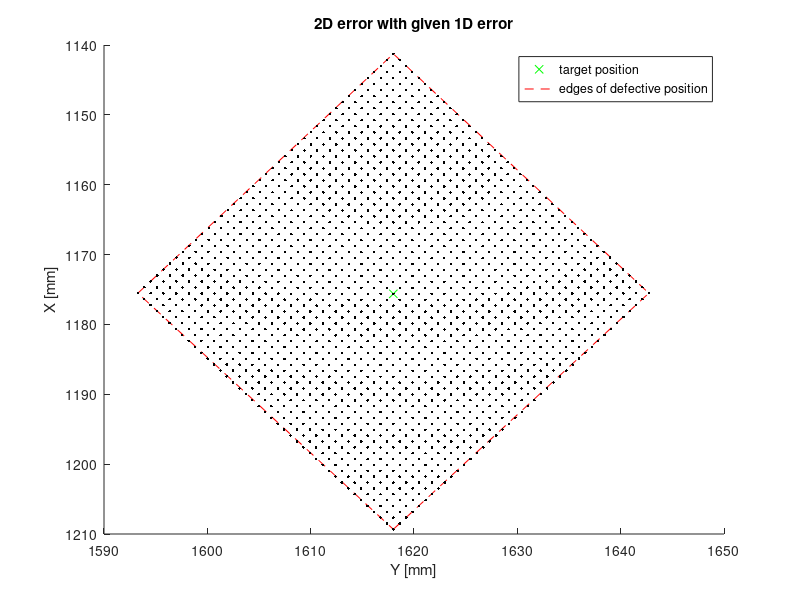

MATLAB code to generate this figure:
clearvars;

dpos = 20;          % error in mm (+)
dneg = 20;          % error in mm (-)
r1 = 2000;          % length of rope 1
r2 = 2000;          % length of rope 2
AnchorYOffset = 3236;

r1d = linspace(r1-dneg, r1+dpos, dneg + dpos + 1)';
r2d = linspace(r2-dneg, r2+dpos, dneg + dpos + 1)';
idx1 = reshape(repmat(1:length(r1d), length(r2d), 1), 1, []); 
idx2 = repmat(1:length(r2d), 1, length(r1d));
combinations_all = [r1d(idx1), r2d(idx2)];

% combining the edges is enough to get the square
combinations = [r1+dpos r2+dpos; r1+dpos r2-dneg; r1-dneg r2-dneg; r1-dneg r2+dpos];

y = (combinations(:,1).^2 - combinations(:,2).^2 + AnchorYOffset^2)/(2*AnchorYOffset);
x = sqrt((combinations(:,1).^2 - y.^2));

y_all = (combinations_all(:,1).^2 - combinations_all(:,2).^2 + AnchorYOffset^2)/(2*AnchorYOffset);
x_all = sqrt((combinations_all(:,1).^2 - y_all.^2));

y_real = (r1.^2 - r2.^2 + AnchorYOffset^2)/(2*AnchorYOffset);
x_real = sqrt(r1.^2 - y_real.^2);


close all;
figure;
hold on;
title("2D error with given 1D error");
set(gca,'YDir','reverse');      % reverse direction of y axis
xlabel("Y [mm]");
ylabel("X [mm]");
plot(y_real, x_real, 'gx');
plot([y; y(1)], [x; x(1)], 'r--'); % Add first point to the end, to draw last line of polygon
plot(y_all, x_all, 'k.');
legend("target position", "edges of defective position", 'Location' ,'best');

%% Maximum error per dimension
x_err_max = max(x_all) - x_real;
x_err_min = x_real - min(x_all);
y_err_max = max(y_all) - y_real;
y_err_min = y_real - min(y_all);

%% Maximum euclidean error
euclidean_err = sqrt((x_all - x_real).^2 + (y_all-y_real).^2);
euclidean_err_max = max(euclidean_err);
